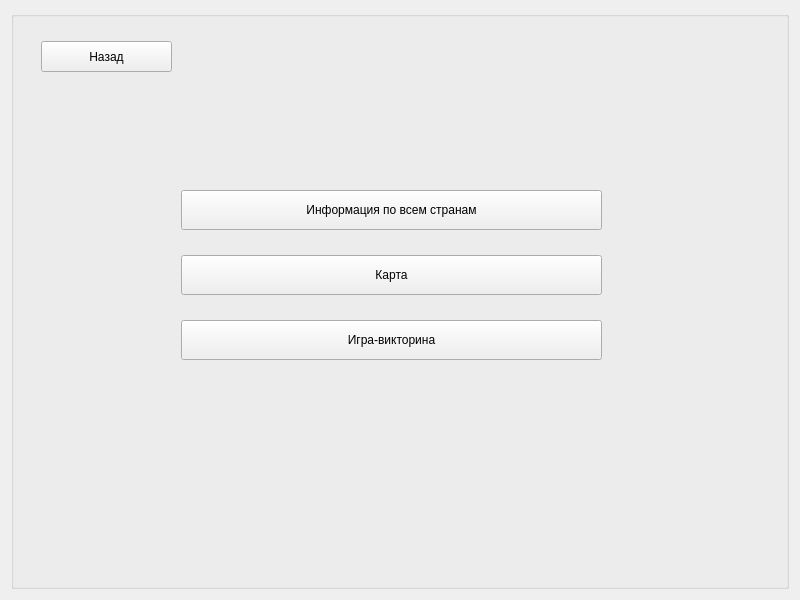
<?xml version="1.0" encoding="UTF-8"?>
<ui version="4.0">
 <class>Menu</class>
 <widget class="QWidget" name="Menu">
  <property name="geometry">
   <rect>
    <x>0</x>
    <y>0</y>
    <width>800</width>
    <height>600</height>
   </rect>
  </property>
  <property name="sizePolicy">
   <sizepolicy hsizetype="Fixed" vsizetype="Fixed">
    <horstretch>0</horstretch>
    <verstretch>0</verstretch>
   </sizepolicy>
  </property>
  <property name="minimumSize">
   <size>
    <width>800</width>
    <height>600</height>
   </size>
  </property>
  <property name="maximumSize">
   <size>
    <width>800</width>
    <height>600</height>
   </size>
  </property>
  <property name="windowTitle">
   <string>Главное меню</string>
  </property>
  <layout class="QVBoxLayout" name="verticalLayout">
   <item>
    <widget class="QGroupBox" name="groupBox">
     <property name="title">
      <string/>
     </property>
     <widget class="QPushButton" name="back">
      <property name="geometry">
       <rect>
        <x>30</x>
        <y>30</y>
        <width>131</width>
        <height>31</height>
       </rect>
      </property>
      <property name="text">
       <string>Назад</string>
      </property>
     </widget>
     <widget class="QWidget" name="layoutWidget">
      <property name="geometry">
       <rect>
        <x>170</x>
        <y>160</y>
        <width>421</width>
        <height>211</height>
       </rect>
      </property>
      <layout class="QVBoxLayout" name="verticalLayout_2">
       <property name="sizeConstraint">
        <enum>QLayout::SetNoConstraint</enum>
       </property>
       <item>
        <widget class="QPushButton" name="all_inform">
         <property name="enabled">
          <bool>true</bool>
         </property>
         <property name="minimumSize">
          <size>
           <width>200</width>
           <height>40</height>
          </size>
         </property>
         <property name="text">
          <string>Информация по всем странам</string>
         </property>
        </widget>
       </item>
       <item>
        <widget class="QPushButton" name="Map">
         <property name="minimumSize">
          <size>
           <width>200</width>
           <height>40</height>
          </size>
         </property>
         <property name="text">
          <string>Карта</string>
         </property>
        </widget>
       </item>
       <item>
        <widget class="QPushButton" name="game_capital">
         <property name="minimumSize">
          <size>
           <width>200</width>
           <height>40</height>
          </size>
         </property>
         <property name="text">
          <string>Игра-викторина</string>
         </property>
        </widget>
       </item>
      </layout>
     </widget>
    </widget>
   </item>
  </layout>
 </widget>
 <resources/>
 <connections/>
</ui>
